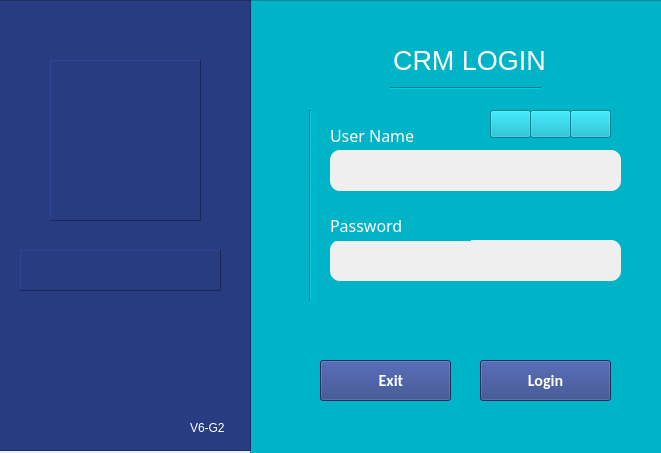
<?xml version="1.0" encoding="UTF-8"?>
<ui version="4.0">
 <class>MainWindow</class>
 <widget class="QMainWindow" name="MainWindow">
  <property name="geometry">
   <rect>
    <x>0</x>
    <y>0</y>
    <width>661</width>
    <height>453</height>
   </rect>
  </property>
  <property name="windowTitle">
   <string>CRM - Login</string>
  </property>
  <widget class="QWidget" name="centralwidget">
   <widget class="QFrame" name="frame_left">
    <property name="geometry">
     <rect>
      <x>-50</x>
      <y>0</y>
      <width>301</width>
      <height>451</height>
     </rect>
    </property>
    <property name="styleSheet">
     <string notr="true">background-color:  rgb(40, 60, 130);</string>
    </property>
    <property name="frameShape">
     <enum>QFrame::StyledPanel</enum>
    </property>
    <property name="frameShadow">
     <enum>QFrame::Raised</enum>
    </property>
    <widget class="QLabel" name="logo_lbl">
     <property name="geometry">
      <rect>
       <x>100</x>
       <y>60</y>
       <width>151</width>
       <height>161</height>
      </rect>
     </property>
     <property name="frameShape">
      <enum>QFrame::Panel</enum>
     </property>
     <property name="frameShadow">
      <enum>QFrame::Raised</enum>
     </property>
     <property name="text">
      <string/>
     </property>
     <property name="pixmap">
      <pixmap>logo-icon.png</pixmap>
     </property>
     <property name="scaledContents">
      <bool>true</bool>
     </property>
    </widget>
    <widget class="QLabel" name="logolbl_2">
     <property name="geometry">
      <rect>
       <x>70</x>
       <y>250</y>
       <width>201</width>
       <height>41</height>
      </rect>
     </property>
     <property name="frameShape">
      <enum>QFrame::Panel</enum>
     </property>
     <property name="frameShadow">
      <enum>QFrame::Raised</enum>
     </property>
     <property name="text">
      <string/>
     </property>
     <property name="pixmap">
      <pixmap>../images/logo.png</pixmap>
     </property>
     <property name="scaledContents">
      <bool>true</bool>
     </property>
    </widget>
    <widget class="QLabel" name="label">
     <property name="geometry">
      <rect>
       <x>240</x>
       <y>420</y>
       <width>55</width>
       <height>16</height>
      </rect>
     </property>
     <property name="styleSheet">
      <string notr="true">color: #fff</string>
     </property>
     <property name="text">
      <string>V6-G2</string>
     </property>
    </widget>
   </widget>
   <widget class="QFrame" name="frame_2">
    <property name="geometry">
     <rect>
      <x>250</x>
      <y>0</y>
      <width>430</width>
      <height>530</height>
     </rect>
    </property>
    <property name="font">
     <font>
      <family>Calibri</family>
      <pointsize>11</pointsize>
      <weight>75</weight>
      <bold>true</bold>
     </font>
    </property>
    <property name="styleSheet">
     <string notr="true">background-color: rgb(0, 180, 200);</string>
    </property>
    <property name="frameShape">
     <enum>QFrame::StyledPanel</enum>
    </property>
    <property name="frameShadow">
     <enum>QFrame::Raised</enum>
    </property>
    <widget class="QLabel" name="username_lbl">
     <property name="geometry">
      <rect>
       <x>80</x>
       <y>120</y>
       <width>141</width>
       <height>31</height>
      </rect>
     </property>
     <property name="font">
      <font>
       <family>MS Reference Sans Serif</family>
       <pointsize>12</pointsize>
       <weight>50</weight>
       <bold>false</bold>
      </font>
     </property>
     <property name="styleSheet">
      <string notr="true">color: #ffffff</string>
     </property>
     <property name="text">
      <string>User Name</string>
     </property>
    </widget>
    <widget class="QLineEdit" name="username_inp">
     <property name="geometry">
      <rect>
       <x>80</x>
       <y>150</y>
       <width>291</width>
       <height>41</height>
      </rect>
     </property>
     <property name="font">
      <font>
       <family>Calibri</family>
       <pointsize>11</pointsize>
      </font>
     </property>
     <property name="styleSheet">
      <string notr="true">padding: 6px; 
background-color:rgb(239, 239, 239);
border-radius: 10px</string>
     </property>
    </widget>
    <widget class="QLineEdit" name="password_inp">
     <property name="geometry">
      <rect>
       <x>80</x>
       <y>240</y>
       <width>291</width>
       <height>41</height>
      </rect>
     </property>
     <property name="font">
      <font>
       <family>Calibri</family>
       <pointsize>11</pointsize>
      </font>
     </property>
     <property name="styleSheet">
      <string notr="true">padding:6px;
background-color:rgb(239, 239, 239);
border-radius:10px</string>
     </property>
     <property name="echoMode">
      <enum>QLineEdit::Password</enum>
     </property>
    </widget>
    <widget class="QPushButton" name="exit_btn">
     <property name="geometry">
      <rect>
       <x>70</x>
       <y>360</y>
       <width>131</width>
       <height>41</height>
      </rect>
     </property>
     <property name="font">
      <font>
       <family>Calibri</family>
       <pointsize>12</pointsize>
       <weight>75</weight>
       <bold>true</bold>
      </font>
     </property>
     <property name="styleSheet">
      <string notr="true">QPushButton {
background-color: rgb(40, 60, 130);
color: #fff
}
QPushButton:hover {
background-color: rgb(218,30,60)
}</string>
     </property>
     <property name="text">
      <string>   Exit</string>
     </property>
     <property name="icon">
      <iconset>
       <normaloff>../images/exit.svg</normaloff>../images/exit.svg</iconset>
     </property>
    </widget>
    <widget class="QPushButton" name="login_btn">
     <property name="geometry">
      <rect>
       <x>230</x>
       <y>360</y>
       <width>131</width>
       <height>41</height>
      </rect>
     </property>
     <property name="font">
      <font>
       <family>Calibri</family>
       <pointsize>12</pointsize>
       <weight>75</weight>
       <bold>true</bold>
      </font>
     </property>
     <property name="styleSheet">
      <string notr="true">QPushButton {
background-color: rgb(40, 60, 130);
color: #fff
}
QPushButton:hover {
background-color: rgb(218,30,60)
}</string>
     </property>
     <property name="text">
      <string>Login</string>
     </property>
    </widget>
    <widget class="QLabel" name="mesaj_lbl">
     <property name="geometry">
      <rect>
       <x>70</x>
       <y>310</y>
       <width>291</width>
       <height>31</height>
      </rect>
     </property>
     <property name="font">
      <font>
       <family>MS Shell Dlg 2</family>
       <pointsize>9</pointsize>
       <weight>9</weight>
       <italic>false</italic>
       <bold>false</bold>
      </font>
     </property>
     <property name="styleSheet">
      <string notr="true">color: rgb(255, 0, 0);
font: 75 9pt &quot;MS Shell Dlg 2&quot;;</string>
     </property>
     <property name="text">
      <string/>
     </property>
     <property name="alignment">
      <set>Qt::AlignCenter</set>
     </property>
    </widget>
    <widget class="QLabel" name="Crmlogin_lbl">
     <property name="geometry">
      <rect>
       <x>74</x>
       <y>40</y>
       <width>291</width>
       <height>41</height>
      </rect>
     </property>
     <property name="font">
      <font>
       <family>Microsoft Sans Serif</family>
       <pointsize>20</pointsize>
       <weight>50</weight>
       <bold>false</bold>
      </font>
     </property>
     <property name="styleSheet">
      <string notr="true">color:#fff</string>
     </property>
     <property name="text">
      <string>CRM LOGIN</string>
     </property>
     <property name="alignment">
      <set>Qt::AlignCenter</set>
     </property>
    </widget>
    <widget class="Line" name="line">
     <property name="geometry">
      <rect>
       <x>50</x>
       <y>110</y>
       <width>20</width>
       <height>191</height>
      </rect>
     </property>
     <property name="orientation">
      <enum>Qt::Vertical</enum>
     </property>
    </widget>
    <widget class="Line" name="line_2">
     <property name="geometry">
      <rect>
       <x>140</x>
       <y>80</y>
       <width>151</width>
       <height>16</height>
      </rect>
     </property>
     <property name="orientation">
      <enum>Qt::Horizontal</enum>
     </property>
    </widget>
    <widget class="QLabel" name="password_lbl">
     <property name="geometry">
      <rect>
       <x>80</x>
       <y>210</y>
       <width>141</width>
       <height>31</height>
      </rect>
     </property>
     <property name="font">
      <font>
       <family>MS Reference Sans Serif</family>
       <pointsize>12</pointsize>
       <weight>50</weight>
       <bold>false</bold>
      </font>
     </property>
     <property name="styleSheet">
      <string notr="true">color: #ffffff</string>
     </property>
     <property name="text">
      <string>Password</string>
     </property>
    </widget>
    <widget class="QPushButton" name="tr_TR">
     <property name="geometry">
      <rect>
       <x>240</x>
       <y>110</y>
       <width>41</width>
       <height>28</height>
      </rect>
     </property>
     <property name="text">
      <string/>
     </property>
     <property name="icon">
      <iconset>
       <normaloff>../images/flag-for-flag-turkey.svg</normaloff>../images/flag-for-flag-turkey.svg</iconset>
     </property>
    </widget>
    <widget class="QPushButton" name="nl_NL">
     <property name="geometry">
      <rect>
       <x>280</x>
       <y>110</y>
       <width>41</width>
       <height>28</height>
      </rect>
     </property>
     <property name="text">
      <string/>
     </property>
     <property name="icon">
      <iconset>
       <normaloff>../images/netherlands-holland.svg</normaloff>../images/netherlands-holland.svg</iconset>
     </property>
    </widget>
    <widget class="QPushButton" name="en_EN">
     <property name="geometry">
      <rect>
       <x>320</x>
       <y>110</y>
       <width>41</width>
       <height>28</height>
      </rect>
     </property>
     <property name="text">
      <string/>
     </property>
     <property name="icon">
      <iconset>
       <normaloff>../images/united-kingdom-uk.svg</normaloff>../images/united-kingdom-uk.svg</iconset>
     </property>
    </widget>
   </widget>
   <zorder>frame_2</zorder>
   <zorder>frame_left</zorder>
  </widget>
 </widget>
 <resources/>
 <connections/>
</ui>
